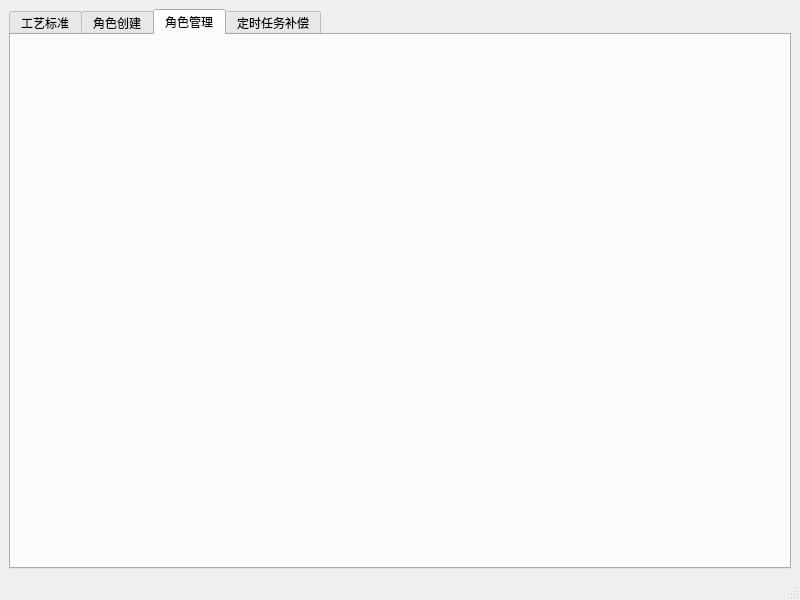
<?xml version="1.0" encoding="UTF-8"?>
<ui version="4.0">
 <class>ConfigSet</class>
 <widget class="QMainWindow" name="ConfigSet">
  <property name="geometry">
   <rect>
    <x>0</x>
    <y>0</y>
    <width>800</width>
    <height>600</height>
   </rect>
  </property>
  <property name="windowTitle">
   <string>MainWindow</string>
  </property>
  <widget class="QWidget" name="centralwidget">
   <layout class="QVBoxLayout" name="verticalLayout">
    <item>
     <widget class="QTabWidget" name="tabWidget">
      <property name="currentIndex">
       <number>2</number>
      </property>
      <widget class="PressStd" name="tab_9">
       <attribute name="title">
        <string>工艺标准</string>
       </attribute>
      </widget>
      <widget class="UserCreate" name="tab_10">
       <attribute name="title">
        <string>角色创建</string>
       </attribute>
      </widget>
      <widget class="LoginSet" name="tab_11">
       <attribute name="title">
        <string>角色管理</string>
       </attribute>
      </widget>
      <widget class="QWidget" name="tab_12">
       <attribute name="title">
        <string>定时任务补偿</string>
       </attribute>
      </widget>
     </widget>
    </item>
   </layout>
  </widget>
  <widget class="QMenuBar" name="menubar">
   <property name="geometry">
    <rect>
     <x>0</x>
     <y>0</y>
     <width>800</width>
     <height>17</height>
    </rect>
   </property>
  </widget>
  <widget class="QStatusBar" name="statusbar"/>
 </widget>
 <customwidgets>
  <customwidget>
   <class>PressStd</class>
   <extends>QWidget</extends>
   <header location="global">pressstd.h</header>
   <container>1</container>
  </customwidget>
  <customwidget>
   <class>UserCreate</class>
   <extends>QWidget</extends>
   <header location="global">usercreate.h</header>
   <container>1</container>
  </customwidget>
  <customwidget>
   <class>LoginSet</class>
   <extends>QWidget</extends>
   <header location="global">loginset.h</header>
   <container>1</container>
  </customwidget>
 </customwidgets>
 <resources/>
 <connections/>
</ui>
